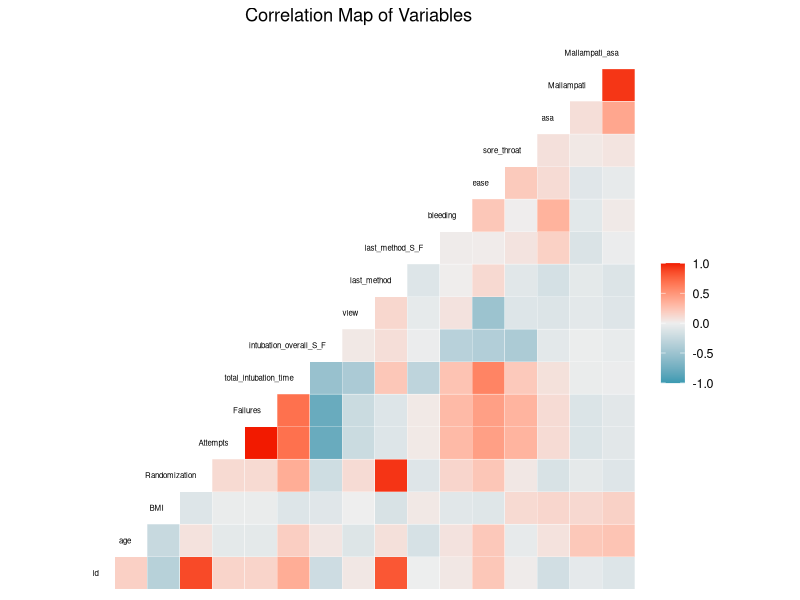
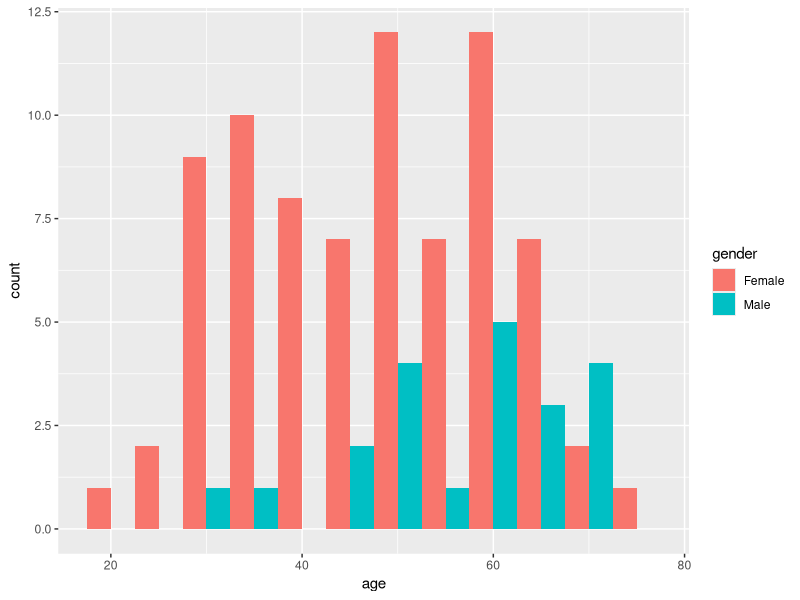
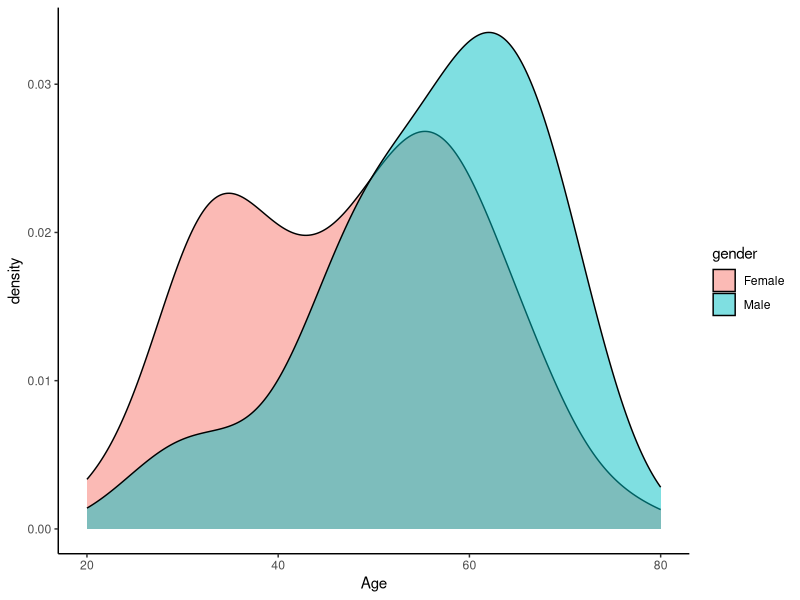
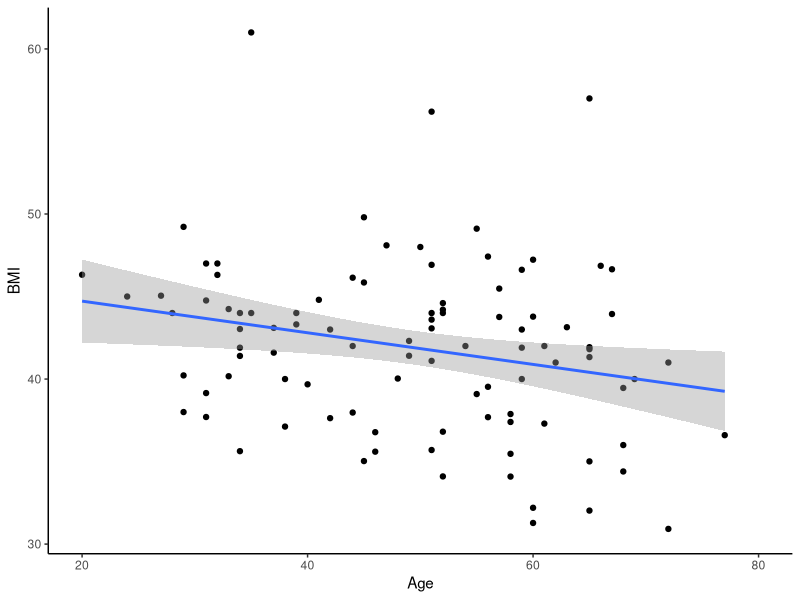
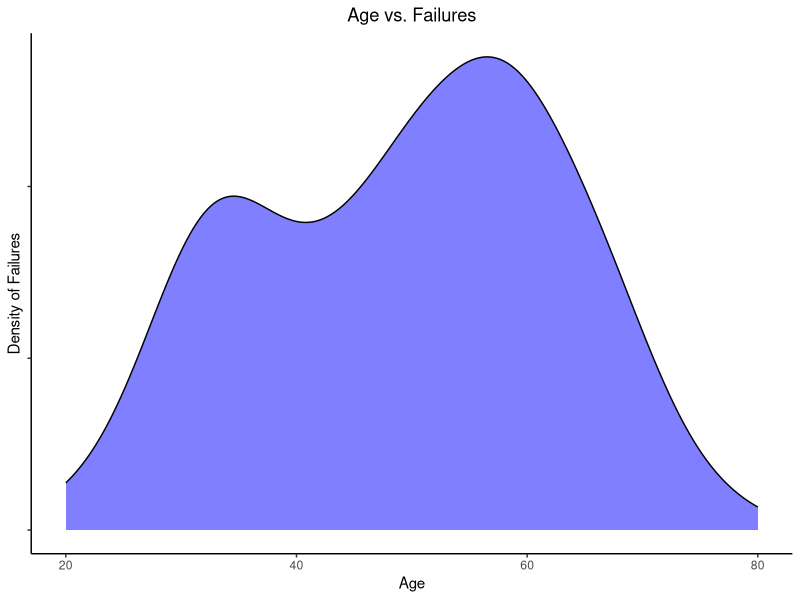
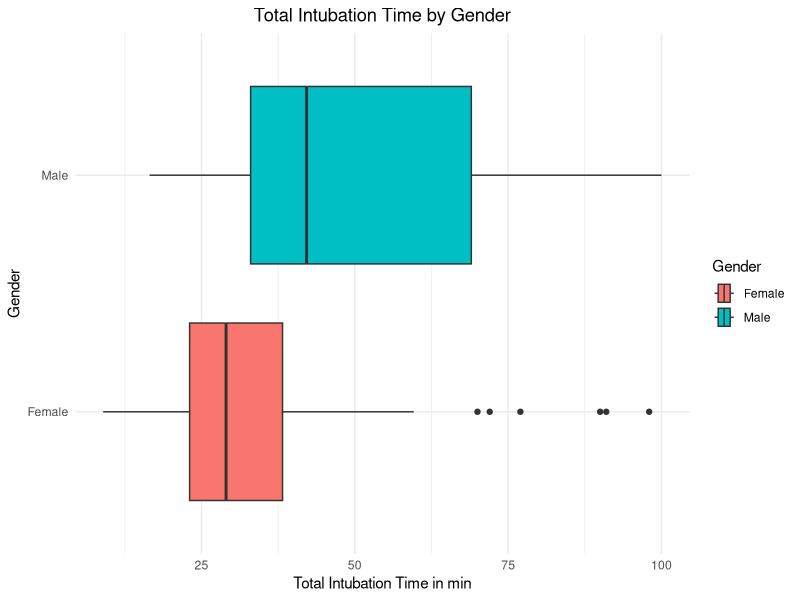

Recreate these plots in R, in order.
## ---- chunk 1
library(tidyverse)
library(here)
library(GGally)

here()
data <- read_delim(here("Data", "exam_data.txt")) # Assigning the dataset to an object "data".
data
## ---- chunk 2
tidy_data <- data %>% rename(BMI = "BMI kg/m2", # Renaming columns 
                Attempts = "# attempts",
                Failures = "# failures") %>% 
  distinct() %>% # Removing duplicates
  pivot_wider(names_from = difficulties_intubating_feature, 
              values_from = difficulties_intubating_value) %>%  # Creating three new columns by pivoting wider 
  separate(col = last_method_S_F,
           into = c("last_method", "last_method_S_F"),
           sep = "_") %>% # Splitting the last_method_S_F column into two different columns
  mutate(last_method_S_F = as.double(last_method_S_F),
         last_method = as.double(last_method)) # Converting these two columns to numeric columns as they were turned into character columns when splitting them
  
## ---- chunk 3
data2 <- tidy_data %>% select(-c(month, year)) # Removing the columns month and year 
 
## ---- chunk 4
ad_df <- read_delim(here("Data", "exam_data_join.txt")) # Importing the additional dataset and assigning it to an object
## ---- chunk 5
joined_df <- data2 %>% 
  left_join(ad_df, by = "id") %>%  # Deciding to join the original dataframe to the ad_df by the column "id" as this is present in both datasets
  distinct() %>% # Removing duplicates
 mutate(gender = if_else(gender == 0, "Female", "Male"), # Changing the column gender to show Female and Male 
        Mallampati_asa = (asa*Mallampati), # Adding a column multiplicating the columns asa and Mallampati
        Ease_quartile = cut(ease, breaks = 4), # Creating a new column with quartile-values for the ease-column 
        Method_check = if_else(last_method == Randomization, "True", "False")) %>%  # Creating a new column that checks whether the column "last method" contains the same values as the column "Randomization) 

  select(id, gender, age, everything()) %>%  # Changing the order of the columns so that id, gender and age is at the beginning of the dataset. 
  arrange(id) #%>%  # The id's in our dataset are already in increasing order

## ---- chunk 6
joined_df %>% summarise(across(everything(), ~sum(is.na(.)))) # There are 2 missing values for BMI,  1 for sore_throat, 1 for mallampati and 1 for mallampati_asa
## ---- chunk 7
joined_df %>% 
  group_by(gender) %>% 
  summarise(
    min_total_intubation_time = min(total_intubation_time, na.rm = T),  #It is possible to use na.rm = T instead of writing TRUE (it does the same)
    max_total_intubation_time = max(total_intubation_time, na.rm = T),
    mean_total_intubation_time = mean(total_intubation_time, na.rm = T),
    sd_total_intubation_time = sd(total_intubation_time, na.rm = T))
## ---- chunk 8
joined_df %>% 
  group_by(gender) %>% 
  filter(BMI <= 40) %>% 
   summarise(
    min_total_intubation_time = min(total_intubation_time, na.rm = T),
    max_total_intubation_time = max(total_intubation_time, na.rm = T),
    mean_total_intubation_time = mean(total_intubation_time, na.rm = T),
    sd_total_intubation_time = sd(total_intubation_time, na.rm = T))
## ---- chunk 9
joined_df %>% 
  group_by(Randomization) %>% 
  filter(gender == "Female") %>% 
   summarise(
    min_total_intubation_time = min(total_intubation_time, na.rm = T),
    max_total_intubation_time = max(total_intubation_time, na.rm = T),
    mean_total_intubation_time = mean(total_intubation_time, na.rm = T),
    sd_total_intubation_time = sd(total_intubation_time, na.rm = T))
## ---- chunk 10
joined_df %>% 
  group_by(Attempts) %>% 
  filter(age > 45) %>% 
   summarise(
    min_total_intubation_time = min(total_intubation_time, na.rm = T),
    max_total_intubation_time = max(total_intubation_time, na.rm = T),
    mean_total_intubation_time = mean(total_intubation_time, na.rm = T),
    sd_total_intubation_time = sd(total_intubation_time, na.rm = T))
## ---- chunk 11
joined_df %>% 
  group_by(Failures) %>% 
  filter(Mallampati >= 2) %>% 
   summarise(
    min_total_intubation_time = min(total_intubation_time, na.rm = T),
    max_total_intubation_time = max(total_intubation_time, na.rm = T),
    mean_total_intubation_time = mean(total_intubation_time, na.rm = T),
    sd_total_intubation_time = sd(total_intubation_time, na.rm = T))
## ---- chunk 12
CC_table <- joined_df %>%
  count(gender, Attempts)
## ---- chunk 13
# Creating heat map to compare all variables and see trends of correlations
# Note that the non-numeric columns gender, Ease_quartile and Method_check are not included in the heat map
# We see that XXX... is positively correlated with XXX and XXX is negatively correlated with XXX
joined_df %>%
  ggcorr(label = F, label_size = 3, label_round = 2,
            label_alpha = TRUE, hjust = 1, size = 2) + # Moved the column labels
labs(title="Correlation Map of Variables") +
  theme(plot.title = element_text(hjust =0.5 )) # Adds a title centered in the middle


## ---- chunk 14
ggplot(joined_df, aes(x = age, fill = gender)) +
  geom_histogram(binwidth = 5, position = "dodge") # Histogram of age depending on gender

joined_df %>% 
  ggplot(aes(x = age, fill = gender)) + geom_density(alpha = 0.5) + 
  theme(panel.grid.major = element_blank(), 
        panel.grid.minor = element_blank(),
panel.background = element_blank(), axis.line = element_line(colour = "black")) + 
  scale_x_continuous(name = "Age",limits = c(20,80))   # Density plot of the age distribution depending on gender. We removed the grey background and the major and minor grids. We set the colour of the axis to black. We set the x-axis limit from 20 to 80.

## ---- chunk 15
joined_df %>% 
  ggplot(aes(x = age, y = BMI)) + 
  geom_point() + 
  geom_smooth(method = "lm") + 
  theme(panel.grid.major = element_blank(), 
        panel.grid.minor = element_blank(),
        panel.background = element_blank(), 
        axis.line = element_line(colour = "black")) + 
  scale_x_continuous(name = "Age",limits = c(20,80))    

# Checking if age and BMI have a linear relationship by adding geom_smooth (adds a regression line) to a scatterplot. Also removed the grey background and the grids. We set the x-asis limit from 20 to 80. 
## ---- chunk 16
#creating a density plot

joined_df %>% 
  ggplot(aes(x = age, fill = Failures)) + 
  geom_density(alpha = 0.5,fill= "blue") + # Made the space underneath the plot blue
  labs(title = "Age vs. Failures") + 
  ylab("Density of Failures") + 
  theme(plot.title = element_text(hjust = 0.5 ), 
        axis.text.y = element_blank()
        ) + 
  scale_x_continuous(name = "Age", limits = c(20,80)) +
  theme(panel.grid.major = element_blank(), 
        panel.grid.minor = element_blank(), 
        panel.background = element_blank(), 
        axis.line = element_line(colour = "black")
  )
# The background color and grid to make the plot easier to look at. The axes were renamed and the limits of the x axis were set to 20-80 in order to make the plot cleaner. Axis line colors were set to black for increased contrast.


## ---- chunk 17
ggplot(joined_df, aes(y=gender, x=total_intubation_time, fill=gender)) +
  geom_boxplot() + # Making a box plot to compare the two gender categories
labs(x="Total Intubation Time in min", y="Gender", fill="Gender") +
  theme_minimal() + 
  labs(title = "Total Intubation Time by Gender") +
  theme(plot.title = element_text(hjust =0.5 )) # Layout design for the plot
